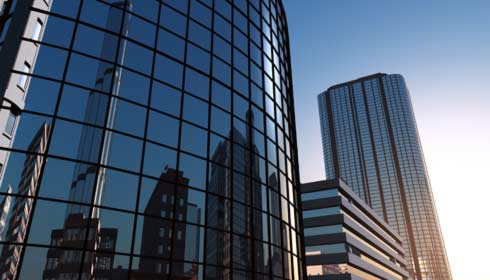
//> input picture 20200324_test/building.jpg, 490 x 280 px
$ ./main   (built with g++ and OpenCV 4)
//> lines starting //> are read from the running program, lines starting //| are printed output that depends on the picture
#include "opencv2/highgui/highgui.hpp"
#include "opencv2/opencv.hpp"
#include <iostream>
#include <windows.h>
#include <math.h>
using namespace std;
using namespace cv;
double alpha; /**< Simple contrast control */
int beta;  /**< Simple brightness control */

// [56 lines left out: functions ScanImageAndReduceRandomAccess, ScanImageAndReduceC, not called in this run]
void gammaCorrection(const Mat &img, const double gamma, int num)
{
	CV_Assert(gamma >= 0);
	//! [changing-contrast-brightness-gamma-correction]
	Mat lookUpTable(1, 256, CV_8U);
	uchar* p = lookUpTable.ptr();
	for (int i = 0; i < 256; ++i)
		p[i] = saturate_cast<uchar>(pow(i / 255.0, gamma) * 255.0);

	Mat res = img.clone();
	LUT(img, lookUpTable, res);
	//! [changing-contrast-brightness-gamma-correction]
	Mat img_gamma_corrected;
	hconcat(img, res, img_gamma_corrected);
	string named = "Gamma correction"+num;
	imshow(named, img_gamma_corrected);
}

int main()
{
	int divideWith = 255; // convert our input string to number - C++ style

	double t = (double)getTickCount();
	Mat image = imread("building.jpg");
//> image is the input picture: 280 rows x 490 cols, CV_8UC3; mean B, G, R 116.8, 97.8, 82.9
	imshow("image", image);

	Mat image2 = imread("unnamed.jpg");
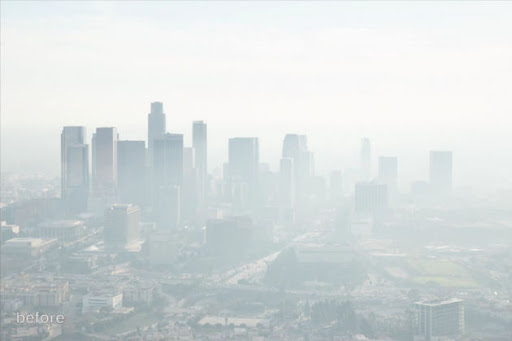
//> input picture 20200324_test/unnamed.jpg, 512 x 341 px
//> image2 is the input picture: 341 rows x 512 cols, CV_8UC3; mean B, G, R 220.2, 219.9, 213.6
	imshow("image2", image2);

	gammaCorrection(image, 0.2, 1);
//> in gammaCorrection, `LUT(img, lookUpTable, res);`:
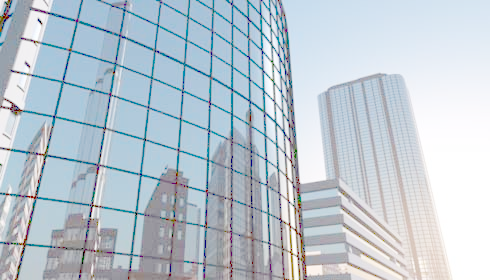
//> res: 280 rows x 490 cols, CV_8UC3; mean B, G, R 208.9, 199.4, 187.4
//> in gammaCorrection, `hconcat(img, res, img_gamma_corrected);`:
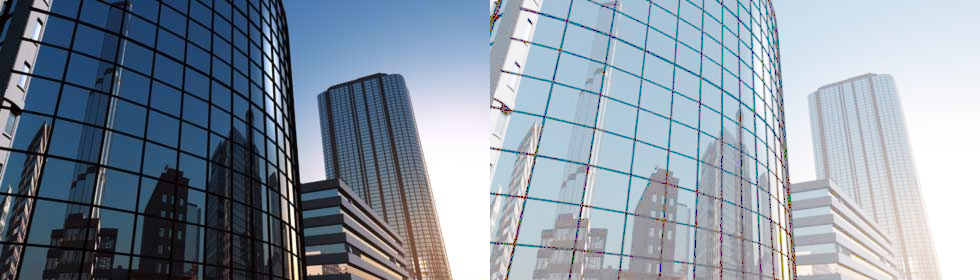
//> img_gamma_corrected: 280 rows x 980 cols, CV_8UC3; mean B, G, R 162.9, 148.6, 135.2
	gammaCorrection(image2, 3.0, 2);
//> call 2 of gammaCorrection, with gamma = 3, num = 2
//> in gammaCorrection (call 2), `LUT(img, lookUpTable, res);`:
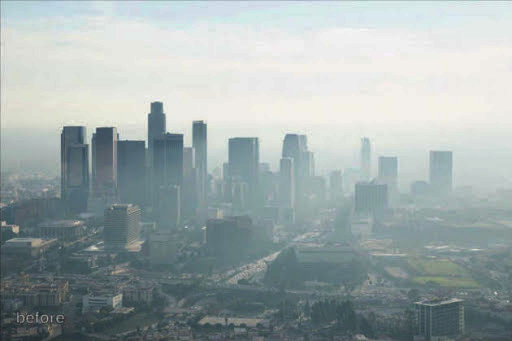
//> res: 341 rows x 512 cols, CV_8UC3; mean B, G, R 170.9, 170.9, 159.5
//> in gammaCorrection (call 2), `hconcat(img, res, img_gamma_corrected);`:
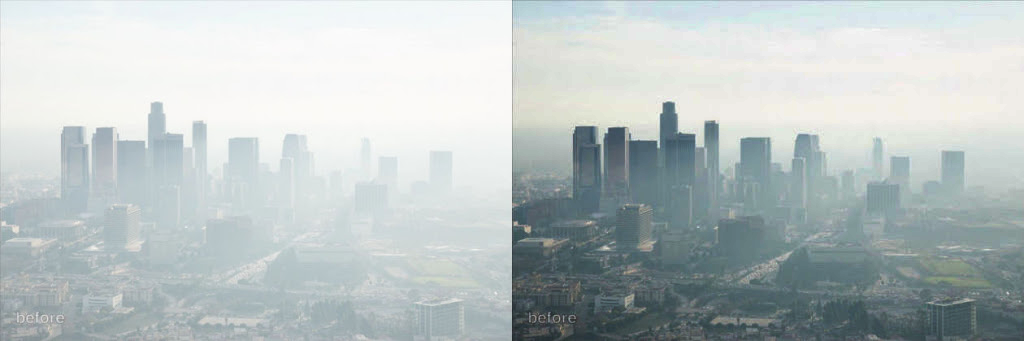
//> img_gamma_corrected: 341 rows x 1024 cols, CV_8UC3; mean B, G, R 195.5, 195.4, 186.5

	t = ((double)getTickCount() - t) / getTickFrequency();
	cout << "Times passed in seconds: " << t << endl;

	waitKey();
	return 0;
}
